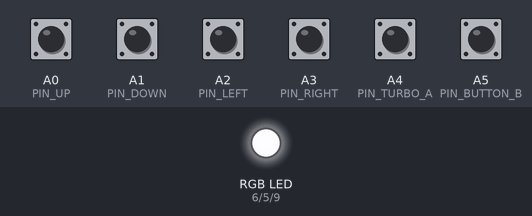
Recording of a sketch running on a simulated Arduino Nano, built with avr-gcc and run on an emulated ATmega328P. Parts: an RGB LED mixed from three pins (HIGH = lit). Dashed ring = blinking. Inputs (shaded band) come from the test bench; at power-on: A0 (PIN_UP), A1 (PIN_DOWN), A2 (PIN_LEFT), A3 (PIN_RIGHT), A4 (PIN_TURBO_A), A5 (PIN_BUTTON_B) HIGH. No radio packets arrive unless stated.

Above: at 1.2 s.
1.3 s: A5 (PIN_BUTTON_B) pulled LOW for 1 s
At 1.44 s:
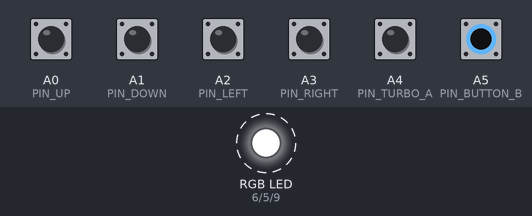
Timing chart, 0 to 4.3 s (numbered marks = the images above; inputs shaded):
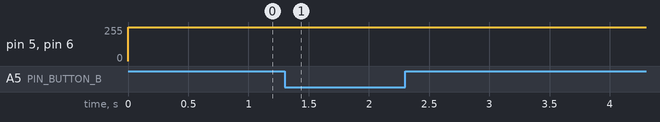

Measured:
- after the input at 1.3 s, pin 5 (PIN_PWM_GREEN), pin 6 (PIN_PWM_RED): alternates 255/255 for 0.12 s and 252/255 for 0.13 s, 8 changes in all, then stays 252/255, starting after 0.08 s

The sketch:

crazycat-remote.ino
```cpp
#include <SPI.h>
#include <RF24.h>
#include <RF24_config.h>
#include <nRF24L01.h>
#include <printf.h>
#include <TimerOne.h>

/*
 * Definitions
 */

#undef UART_DEBUG

#define PIN_UP       A0
#define PIN_DOWN     A1
#define PIN_LEFT     A2
#define PIN_RIGHT    A3
#define PIN_TURBO_A  A4
#define PIN_BUTTON_B A5
#define PIN_TURBO_B  A6
#define PIN_BUTTON_A A7

#define PIN_PWM_RED   6
#define PIN_PWM_GREEN 5
#define PIN_PWM_BLUE  9

RF24 radio(7, 8);
byte addresses[][6] = {"1Node","2Node"};

/*
 * RGB LED helper functions
 */

void rgbLedInit()
{
  pinMode(PIN_PWM_RED, OUTPUT);
  pinMode(PIN_PWM_GREEN, OUTPUT);
  pinMode(PIN_PWM_BLUE, OUTPUT);
}

void rgbLed(uint8_t red, uint8_t green, uint8_t blue)
{
  analogWrite(PIN_PWM_RED, 255 - red);
  analogWrite(PIN_PWM_GREEN, 255 - green);
  analogWrite(PIN_PWM_BLUE, 255 - blue);
}

/*
 * Timer setup
 */

volatile uint8_t timer_timeout;

void getKeyStates(void)
{
  timer_timeout = 1;
}

/*
 * Setup
 */

void setup(void)
{
  // Arrow keys
  pinMode(PIN_UP, INPUT_PULLUP);
  pinMode(PIN_DOWN, INPUT_PULLUP);
  pinMode(PIN_LEFT, INPUT_PULLUP);
  pinMode(PIN_RIGHT, INPUT_PULLUP);
  pinMode(PIN_TURBO_A, INPUT_PULLUP);
  pinMode(PIN_TURBO_B, INPUT_PULLUP);  /* TODO: There is no pullup in MCU, we have to add it externally. */
  pinMode(PIN_BUTTON_A, INPUT_PULLUP); /* TODO: There is no pullup in MCU, we have to add it externally. */
  pinMode(PIN_BUTTON_B, INPUT_PULLUP);

  rgbLedInit();
  rgbLed(3, 3, 0);

  /*
   * This is for random shooting coordinates source.
   * TODO: Doesn't it block my ADC6 plans? I think yes.
   * TODO: This should be moved to crazycat-laser.
   */
  randomSeed(analogRead(6));

#ifdef UART_DEBUG
  Serial.begin(115200);
  Serial.println(F("CrazyCat v2 initialized"));
#endif

  // nRF init
  radio.begin();
  radio.setPALevel(RF24_PA_LOW); // RF24_PA_MAX is default
  radio.openWritingPipe(addresses[1]);

  Timer1.initialize(125000);
  Timer1.attachInterrupt(getKeyStates);
}

/*
 * Main loop
 */

uint32_t tx_data = 0;
uint8_t command = 0;
uint8_t laser_on = 0;
uint8_t leds_on = 1;
uint8_t servo_x_pos = 90;
uint8_t servo_y_pos = 90;
const uint8_t SERVO_X_POS_MAX = 180;
const uint8_t SERVO_X_POS_MIN = 0;
const uint8_t SERVO_Y_POS_MAX = 180;
const uint8_t SERVO_Y_POS_MIN = 0;
const uint8_t STEP = 2;

void loop(void)
{
  if (timer_timeout) {
    timer_timeout = 0;

    if (LOW == digitalRead(PIN_UP)) {
#ifdef UART_DEBUG
      Serial.println(F("Up"));
#endif
      if (SERVO_Y_POS_MIN <= servo_y_pos - STEP) {
        servo_y_pos -= STEP;
      }
    }
    if (LOW == digitalRead(PIN_DOWN)) {
#ifdef UART_DEBUG
      Serial.println(F("Down"));
#endif
      if (SERVO_Y_POS_MAX >= servo_y_pos + STEP) {
        servo_y_pos += STEP;
      }
    }
    if (LOW == digitalRead(PIN_LEFT)) {
#ifdef UART_DEBUG
      Serial.println(F("Left"));
#endif
      if (SERVO_X_POS_MAX >= servo_x_pos + STEP) {
        servo_x_pos += STEP;
      }
    }
    if (LOW == digitalRead(PIN_RIGHT)) {
#ifdef UART_DEBUG
      Serial.println(F("Right"));
#endif
      if (SERVO_X_POS_MIN <= servo_x_pos - STEP) {
        servo_x_pos -= STEP;
      }
    }
    if (LOW == digitalRead(PIN_TURBO_A)) {
#ifdef UART_DEBUG
      Serial.println(F("Turbo A"));
#endif
      if (laser_on) {
        laser_on = 0;
      } else {
        laser_on = 1;
      }
    }
    /*if (LOW == digitalRead(PIN_TURBO_B)) {
#ifdef UART_DEBUG
      Serial.println(F("Turbo B"));
#endif
    }*/
    /*if (LOW == digitalRead(PIN_BUTTON_A)) {
#ifdef UART_DEBUG
      Serial.println(F("Button A"));
#endif
    }*/
    if (LOW == digitalRead(PIN_BUTTON_B)) {
#ifdef UART_DEBUG
      Serial.println(F("Button B"));
#endif
      if (leds_on) {
        leds_on = 0;
        rgbLed(0, 0, 0);
      } else {
        leds_on = 1;
        rgbLed(3, 3, 0);
      }
    }

    command = 1 | (laser_on << 1);
    //servo_x_pos = random(45);
    //servo_y_pos = random(40);

#ifdef UART_DEBUG
    Serial.print(F("x: "));
    Serial.print(servo_x_pos);
    Serial.print(F(" y: "));
    Serial.println(servo_y_pos);
#endif

    tx_data = 0;
    tx_data |= ((uint32_t)command) << 16;
    tx_data |= ((uint32_t)servo_x_pos) << 8;
    tx_data |= (uint32_t)servo_y_pos;

    if (!radio.write(&tx_data, sizeof(uint32_t))) {
#ifdef UART_DEBUG
      Serial.println(F("Sending failed"));
#endif
    }
  }
}
```
